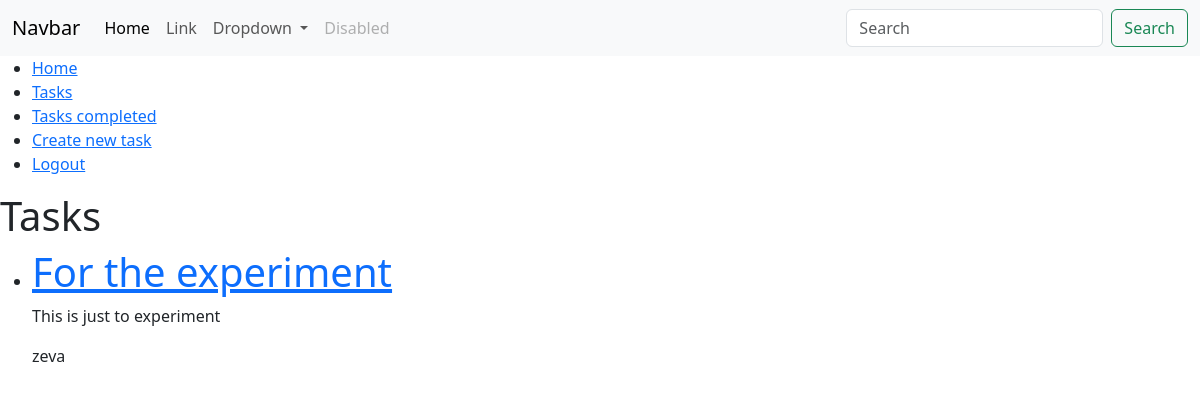
The app's page /tasks/ (signed in), older data.
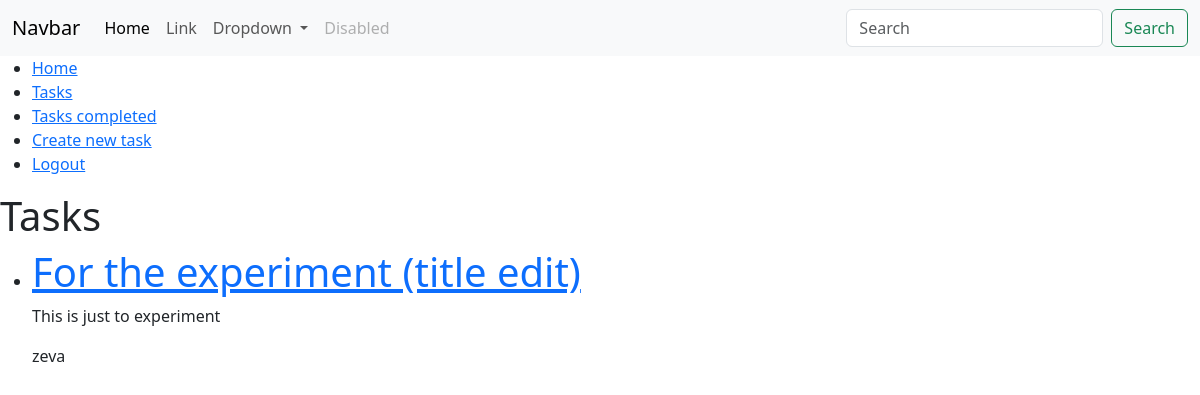
The same page, newer data.
### task/models.py (models this page shows, shortened)
class Task(models.Model):
    title = models.CharField(max_length=100)
    description = models.TextField(blank=True)
    created = models.DateTimeField(auto_now_add=True)
    datecompleted = models.DateTimeField(null=True, blank=True)
    important = models.BooleanField(default=False)
    user = models.ForeignKey(User, on_delete=models.CASCADE)

### task/views.py (the view)
# urls.py: path('tasks/', views.tasks, name="tasks"),
@login_required
def tasks(request):
    tasks = Task.objects.filter(user=request.user, datecompleted__isnull=True)
    return render(request, "tasks.html", {
        'tasks': tasks
    })

### task/templates/tasks.html (shortened to what this page needs)
{% extends 'base.html' %}
{% block content %}
<h1>Tasks</h1>
<ul>
    {% for task in tasks %}
    <li>
        <a href="{% url 'task_details' task.id %}"><h1>{{task.title}}</h1></a>
        <p>{{task.description}}</p>
        <p>{{task.user.username}}</p>
    </li>
    {% endfor %}
</ul>
{% endblock %}

Row changes from the older to the newer data that the page shows:
changed Task "This is just to experiment": title "For the experiment" → "For the experiment (title edit)"
